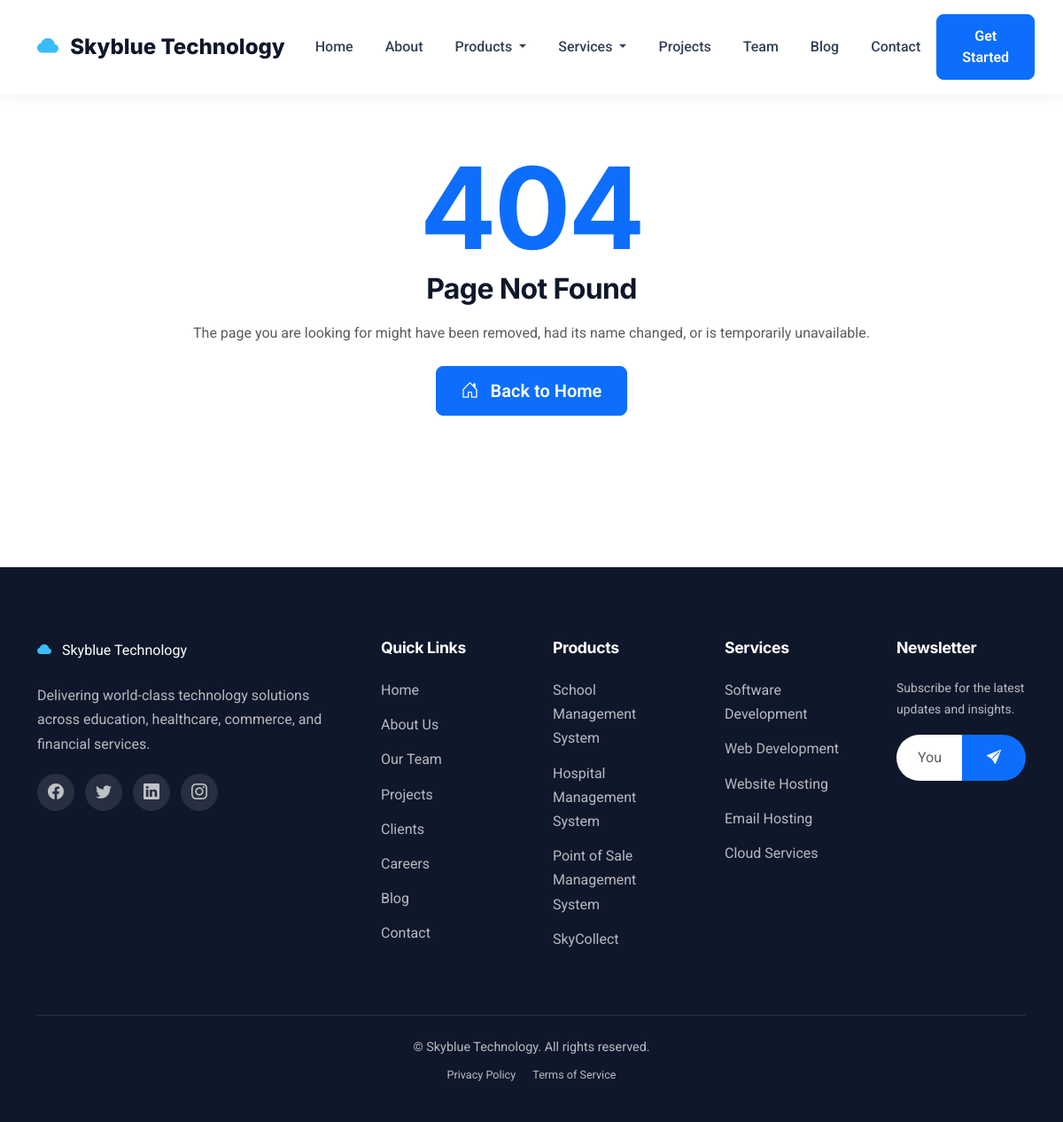
The app's page /404/ with its own data.
### website/models.py (models this page shows, shortened)
class SingletonModel(models.Model):
    class Meta:
        abstract = True
    @classmethod
    def load(cls):
        obj, created = cls.objects.get_or_create(pk=1)
        return obj

class TimestampModel(models.Model):
    created_at = models.DateTimeField(auto_now_add=True, db_index=True)
    updated_at = models.DateTimeField(auto_now=True)
    class Meta:
        abstract = True

class SiteSettings(SingletonModel, TimestampModel):
    site_name = models.CharField(max_length=100, default='Skyblue Technology')
    tagline = models.CharField(
        max_length=255,
        default='Innovative Technology Solutions for a Smarter Tomorrow'
    )
    logo = models.ImageField(
        upload_to=site_logo_path, blank=True, null=True,
        help_text='Recommended size: 240x80px transparent PNG.'
    )
    favicon = models.ImageField(
        upload_to=site_favicon_path, blank=True, null=True,
        help_text='Recommended size: 32x32px ICO or PNG.'
    )
    footer_text = models.TextField(
        blank=True,
        default='Delivering world-class technology solutions across education, healthcare, commerce, and financial services.'
    )
    copyright_text = models.CharField(
        max_length=255,
        default='© Skyblue Technology. All rights reserved.'
    )
    analytics_id = models.CharField(
        max_length=50, blank=True,
        help_text='Google Analytics 4 Measurement ID (G-XXXXXXXXXX).'
    )
    contact_email = models.EmailField(default='info@skybluetechnology.com')
    contact_phone = models.CharField(max_length=50, default='+234 000 000 0000')
    address = models.TextField(
        default='Skyblue Technology Headquarters, Nigeria'
    )
    working_hours = models.CharField(
        max_length=255, default='Monday - Friday: 9:00 AM - 5:00 PM'
    )
    show_newsletter = models.BooleanField(default=True)
    maintenance_mode = models.BooleanField(default=False)
    class Meta:
        verbose_name = 'Site Setting'
        verbose_name_plural = 'Site Settings'

class OrderedModel(models.Model):
    order = models.PositiveIntegerField(default=0, db_index=True)
    class Meta:
        abstract = True
        ordering = ['order', '-created_at']

class SocialMedia(TimestampModel, OrderedModel):
    PLATFORM_CHOICES = [
        ('facebook', 'Facebook'),
        ('twitter', 'Twitter'),
        ('linkedin', 'LinkedIn'),
        ('instagram', 'Instagram'),
        ('youtube', 'YouTube'),
        ('whatsapp', 'WhatsApp'),
        ('github', 'GitHub'),
    ]
    platform = models.CharField(max_length=20, choices=PLATFORM_CHOICES)
    url = models.URLField()
    icon = models.CharField(
        max_length=50, blank=True,
        help_text='Optional Bootstrap Icons class override.'
    )
    is_active = models.BooleanField(default=True, db_index=True)
    class Meta:
        verbose_name = 'Social Media Link'
        verbose_name_plural = 'Social Media Links'
        ordering = ['order', '-created_at']

class SEOModel(models.Model):
    meta_title = models.CharField(
        max_length=255, blank=True,
        help_text="Override default meta title."
    )
    meta_description = models.TextField(
        blank=True,
        help_text="Override default meta description."
    )
    meta_keywords = models.CharField(
        max_length=500, blank=True,
        help_text="Comma-separated keywords."
    )
    class Meta:
        abstract = True

class SoftDeleteModel(models.Model):
    is_deleted = models.BooleanField(default=False, db_index=True)
    deleted_at = models.DateTimeField(null=True, blank=True)
    class Meta:
        abstract = True

class Product(TimestampModel, SEOModel, SoftDeleteModel):
    title = models.CharField(max_length=150)
    slug = models.SlugField(max_length=150, unique=True, db_index=True)
    short_description = models.TextField(
        help_text='Brief summary shown on listing pages.'
    )
    description = CKEditor5Field(config_name='default')
    image = models.ImageField(
        upload_to=product_image_path, blank=True, null=True
    )
    icon = models.CharField(
        max_length=50, default='bi-box-seam',
        help_text='Bootstrap Icons class.'
    )
    is_featured = models.BooleanField(default=False, db_index=True)
    is_active = models.BooleanField(default=True, db_index=True)
    order = models.PositiveIntegerField(default=0, db_index=True)
    class Meta:
        verbose_name = 'Product'
        verbose_name_plural = 'Products'
        ordering = ['order', '-created_at']
    def get_absolute_url(self):
        return reverse('product_detail', kwargs={'slug': self.slug})

class Service(TimestampModel, SEOModel, SoftDeleteModel):
    title = models.CharField(max_length=150)
    slug = models.SlugField(max_length=150, unique=True, db_index=True)
    short_description = models.TextField()
    description = CKEditor5Field(config_name='default')
    image = models.ImageField(
        upload_to=service_image_path, blank=True, null=True
    )
    icon = models.CharField(
        max_length=50, default='bi-gear',
        help_text='Bootstrap Icons class.'
    )
    is_featured = models.BooleanField(default=False, db_index=True)
    is_active = models.BooleanField(default=True, db_index=True)
    order = models.PositiveIntegerField(default=0, db_index=True)
    class Meta:
        verbose_name = 'Service'
        verbose_name_plural = 'Services'
        ordering = ['order', '-created_at']
    def get_absolute_url(self):
        return reverse('service_detail', kwargs={'slug': self.slug})

### website/views.py (the view)
# urls.py: path('404/', views.Custom404View.as_view(), name='custom_404'),
class Custom404View(TemplateView):
    template_name = 'website/pages/404.html'

### website/templates/website/pages/404.html (shortened to what this page needs)
{% extends 'website/base.html' %}
{% load website_extras %}
{% block content %}
<section class="error-page">
    <div class="container text-center reveal">
        <h1>404</h1>
        <h2 class="mb-3">Page Not Found</h2>
        <p class="text-muted mb-4">The page you are looking for might have been removed, had its name changed, or is temporarily unavailable.</p>
        <a href="{% url 'home' %}" class="btn btn-primary btn-lg">
            <i class="bi bi-house-door me-2"></i> Back to Home
        </a>
    </div>
</section>
{% endblock %}

### website/templates/website/partials/navbar.html (shortened to what this page needs)
{% load website_extras %}
<nav class="navbar navbar-expand-lg navbar-skyblue fixed-top">
    <div class="container">
        <a class="navbar-brand" href="{% url 'home' %}">
            <i class="bi bi-cloud-fill"></i>
            {{ site_settings.site_name }}
        </a>
        <div class="collapse navbar-collapse" id="mainNavbar">
            <ul class="navbar-nav mx-auto mb-2 mb-lg-0">
                <li class="nav-item">
                    <a class="nav-link {% active_class request 'home' %}" href="{% url 'home' %}">Home</a>
                </li>
                <li class="nav-item">
                    <a class="nav-link {% active_class request 'about' %}" href="{% url 'about' %}">About</a>
                </li>
                <li class="nav-item dropdown">
                    <a class="nav-link dropdown-toggle" href="{% url 'products' %}" role="button" data-bs-toggle="dropdown" aria-expanded="false">
                        Products
                    </a>
                </li>
                <li class="nav-item dropdown">
                    <a class="nav-link dropdown-toggle" href="{% url 'services' %}" role="button" data-bs-toggle="dropdown" aria-expanded="false">
                        Services
                    </a>
                </li>
                <li class="nav-item">
                    <a class="nav-link {% active_class request 'projects' %}" href="{% url 'projects' %}">Projects</a>
                </li>
                <li class="nav-item">
                    <a class="nav-link {% active_class request 'team' %}" href="{% url 'team' %}">Team</a>
                </li>
                <li class="nav-item">
                    <a class="nav-link {% active_class request 'blog' %}" href="{% url 'blog' %}">Blog</a>
                </li>
                <li class="nav-item">
                    <a class="nav-link {% active_class request 'contact' %}" href="{% url 'contact' %}">Contact</a>
                </li>
            </ul>
            <a href="{% url 'contact' %}" class="btn btn-primary d-none d-lg-inline-flex">
                Get Started
            </a>
        </div>
    </div>
</nav>

### website/templates/website/partials/footer.html (shortened to what this page needs)
{% load website_extras %}
<footer class="footer-skyblue">
    <div class="container">
        <div class="row g-5">
            <div class="col-lg-4 col-md-6">
                <a class="navbar-brand mb-4 d-inline-block" href="{% url 'home' %}">
                    <i class="bi bi-cloud-fill" style="color:#38bdf8;margin-right:8px;"></i>
                    <span style="color:#fff;">{{ site_settings.site_name }}</span>
                </a>
                <p>{{ site_settings.footer_text }}</p>
                {% if footer_social %}
                <div class="social-links">
                    {% for social in footer_social %}
                    <a href="{{ social.url }}" target="_blank" rel="noopener" aria-label="{{ social.get_platform_display }}">
                        <i class="bi {% if social.icon %}{{ social.icon }}{% else %}bi-{{ social.platform }}{% endif %}"></i>
                    </a>
                    {% endfor %}
                </div>
                {% endif %}
            </div>
            <div class="col-lg-2 col-md-6">
                <h5>Quick Links</h5>
                <a href="{% url 'home' %}">Home</a>
                <a href="{% url 'about' %}">About Us</a>
                <a href="{% url 'team' %}">Our Team</a>
                <a href="{% url 'projects' %}">Projects</a>
                <a href="{% url 'clients' %}">Clients</a>
                <a href="{% url 'careers' %}">Careers</a>
                <a href="{% url 'blog' %}">Blog</a>
                <a href="{% url 'contact' %}">Contact</a>
            </div>
            <div class="col-lg-2 col-md-6">
                <h5>Products</h5>
                {% for product in footer_products %}
                <a href="{{ product.get_absolute_url }}">{{ product.title }}</a>
                {% empty %}
                <a href="{% url 'products' %}">All Products</a>
                {% endfor %}
            </div>
            <div class="col-lg-2 col-md-6">
                <h5>Services</h5>
                {% for service in footer_services %}
                <a href="{{ service.get_absolute_url }}">{{ service.title }}</a>
                {% empty %}
                <a href="{% url 'services' %}">All Services</a>
                {% endfor %}
            </div>
            <div class="col-lg-2 col-md-12">
                <h5>Newsletter</h5>
                <p class="small">Subscribe for the latest updates and insights.</p>
                <form class="newsletter-form newsletter-ajax-form d-flex" action="{% url 'newsletter_subscribe' %}" method="post">
                    <input type="email" name="email" class="form-control" placeholder="Your email" required>
                    <button type="submit" class="btn"><i class="bi bi-send-fill"></i></button>
                </form>
            </div>
        </div>
        <div class="footer-bottom">
            <p class="mb-2">{{ site_settings.copyright_text }}</p>
            <div class="small">
                <a href="{% url 'privacy_policy' %}" class="d-inline-block me-3">Privacy Policy</a>
                <a href="{% url 'terms_of_service' %}" class="d-inline-block">Terms of Service</a>
            </div>
        </div>
    </div>
</footer>

### records on screen
SiteSettings: site_name "Skyblue Technology", footer_text "Delivering world-class technology solutions across education, healthcare, commerce, and financial services.", copyright_text "© Skyblue Technology. All rights reserved."
Product: title "School Management System"
Product: title "Hospital Management System"
Product: title "Point of Sale Management System"
Product: title "SkyCollect"
Service: title "Software Development"
Service: title "Web Development"
Service: title "Website Hosting"
Service: title "Email Hosting"
Service: title "Cloud Services"
